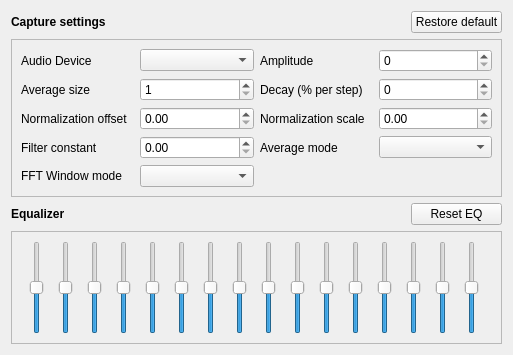
<?xml version="1.0" encoding="UTF-8"?>
<ui version="4.0">
 <class>AudioSettings</class>
 <widget class="QWidget" name="AudioSettings">
  <property name="geometry">
   <rect>
    <x>0</x>
    <y>0</y>
    <width>513</width>
    <height>355</height>
   </rect>
  </property>
  <layout class="QGridLayout" name="gridLayout" columnstretch="0,0,0">
   <item row="2" column="0">
    <widget class="QLabel" name="label_11">
     <property name="font">
      <font>
       <bold>true</bold>
      </font>
     </property>
     <property name="text">
      <string>Equalizer</string>
     </property>
    </widget>
   </item>
   <item row="2" column="1">
    <spacer name="horizontalSpacer">
     <property name="orientation">
      <enum>Qt::Horizontal</enum>
     </property>
     <property name="sizeHint" stdset="0">
      <size>
       <width>40</width>
       <height>20</height>
      </size>
     </property>
    </spacer>
   </item>
   <item row="0" column="0">
    <widget class="QLabel" name="label_10">
     <property name="font">
      <font>
       <bold>true</bold>
      </font>
     </property>
     <property name="text">
      <string>Capture settings</string>
     </property>
    </widget>
   </item>
   <item row="2" column="2">
    <widget class="QPushButton" name="restoreDefaultEQ">
     <property name="text">
      <string>Reset EQ</string>
     </property>
    </widget>
   </item>
   <item row="1" column="0" colspan="3">
    <widget class="QFrame" name="frame">
     <property name="frameShape">
      <enum>QFrame::StyledPanel</enum>
     </property>
     <property name="frameShadow">
      <enum>QFrame::Raised</enum>
     </property>
     <layout class="QGridLayout" name="gridLayout_2">
      <item row="2" column="3">
       <widget class="QSpinBox" name="decay">
        <property name="maximum">
         <number>100</number>
        </property>
       </widget>
      </item>
      <item row="1" column="1">
       <widget class="QComboBox" name="audio_device">
        <property name="sizePolicy">
         <sizepolicy hsizetype="Ignored" vsizetype="Fixed">
          <horstretch>0</horstretch>
          <verstretch>0</verstretch>
         </sizepolicy>
        </property>
        <property name="sizeAdjustPolicy">
         <enum>QComboBox::AdjustToContents</enum>
        </property>
       </widget>
      </item>
      <item row="3" column="0">
       <widget class="QLabel" name="label_6">
        <property name="text">
         <string>Normalization offset</string>
        </property>
       </widget>
      </item>
      <item row="1" column="2">
       <widget class="QLabel" name="label_2">
        <property name="text">
         <string>Amplitude</string>
        </property>
       </widget>
      </item>
      <item row="1" column="3">
       <widget class="QSpinBox" name="amplitude">
        <property name="maximum">
         <number>1000000000</number>
        </property>
       </widget>
      </item>
      <item row="4" column="3">
       <widget class="QComboBox" name="avg_mode"/>
      </item>
      <item row="4" column="0">
       <widget class="QLabel" name="label_8">
        <property name="text">
         <string>Filter constant</string>
        </property>
       </widget>
      </item>
      <item row="3" column="2">
       <widget class="QLabel" name="label_7">
        <property name="text">
         <string>Normalization scale</string>
        </property>
       </widget>
      </item>
      <item row="2" column="2">
       <widget class="QLabel" name="label_3">
        <property name="text">
         <string>Decay (% per step)</string>
        </property>
       </widget>
      </item>
      <item row="2" column="1">
       <widget class="QSpinBox" name="avg_size">
        <property name="minimum">
         <number>1</number>
        </property>
        <property name="maximum">
         <number>256</number>
        </property>
       </widget>
      </item>
      <item row="1" column="0">
       <widget class="QLabel" name="label">
        <property name="text">
         <string>Audio Device</string>
        </property>
       </widget>
      </item>
      <item row="5" column="0">
       <widget class="QLabel" name="label_5">
        <property name="text">
         <string>FFT Window mode</string>
        </property>
       </widget>
      </item>
      <item row="3" column="1">
       <widget class="QDoubleSpinBox" name="nrml_ofst">
        <property name="maximum">
         <double>10.000000000000000</double>
        </property>
        <property name="singleStep">
         <double>0.010000000000000</double>
        </property>
       </widget>
      </item>
      <item row="4" column="2">
       <widget class="QLabel" name="label_9">
        <property name="text">
         <string>Average mode</string>
        </property>
       </widget>
      </item>
      <item row="5" column="1">
       <widget class="QComboBox" name="window_mode"/>
      </item>
      <item row="4" column="1">
       <widget class="QDoubleSpinBox" name="filter_constant">
        <property name="singleStep">
         <double>0.010000000000000</double>
        </property>
       </widget>
      </item>
      <item row="3" column="3">
       <widget class="QDoubleSpinBox" name="nrml_scl">
        <property name="maximum">
         <double>10.000000000000000</double>
        </property>
        <property name="singleStep">
         <double>0.010000000000000</double>
        </property>
       </widget>
      </item>
      <item row="2" column="0">
       <widget class="QLabel" name="label_4">
        <property name="text">
         <string>Average size</string>
        </property>
       </widget>
      </item>
     </layout>
    </widget>
   </item>
   <item row="3" column="0" colspan="3">
    <widget class="QFrame" name="eq">
     <property name="minimumSize">
      <size>
       <width>0</width>
       <height>96</height>
      </size>
     </property>
     <property name="frameShape">
      <enum>QFrame::StyledPanel</enum>
     </property>
     <property name="frameShadow">
      <enum>QFrame::Raised</enum>
     </property>
     <layout class="QGridLayout" name="gridLayout_3">
      <item row="0" column="11">
       <widget class="QTooltipedSlider" name="eq_12">
        <property name="maximum">
         <number>200</number>
        </property>
        <property name="value">
         <number>100</number>
        </property>
        <property name="orientation">
         <enum>Qt::Vertical</enum>
        </property>
       </widget>
      </item>
      <item row="0" column="0">
       <widget class="QTooltipedSlider" name="eq_01">
        <property name="maximum">
         <number>200</number>
        </property>
        <property name="value">
         <number>100</number>
        </property>
        <property name="orientation">
         <enum>Qt::Vertical</enum>
        </property>
       </widget>
      </item>
      <item row="0" column="6">
       <widget class="QTooltipedSlider" name="eq_07">
        <property name="maximum">
         <number>200</number>
        </property>
        <property name="value">
         <number>100</number>
        </property>
        <property name="orientation">
         <enum>Qt::Vertical</enum>
        </property>
       </widget>
      </item>
      <item row="0" column="8">
       <widget class="QTooltipedSlider" name="eq_09">
        <property name="maximum">
         <number>200</number>
        </property>
        <property name="value">
         <number>100</number>
        </property>
        <property name="orientation">
         <enum>Qt::Vertical</enum>
        </property>
       </widget>
      </item>
      <item row="0" column="2">
       <widget class="QTooltipedSlider" name="eq_03">
        <property name="maximum">
         <number>200</number>
        </property>
        <property name="value">
         <number>100</number>
        </property>
        <property name="orientation">
         <enum>Qt::Vertical</enum>
        </property>
       </widget>
      </item>
      <item row="0" column="13">
       <widget class="QTooltipedSlider" name="eq_14">
        <property name="maximum">
         <number>200</number>
        </property>
        <property name="value">
         <number>100</number>
        </property>
        <property name="orientation">
         <enum>Qt::Vertical</enum>
        </property>
       </widget>
      </item>
      <item row="0" column="14">
       <widget class="QTooltipedSlider" name="eq_15">
        <property name="maximum">
         <number>200</number>
        </property>
        <property name="value">
         <number>100</number>
        </property>
        <property name="orientation">
         <enum>Qt::Vertical</enum>
        </property>
       </widget>
      </item>
      <item row="0" column="3">
       <widget class="QTooltipedSlider" name="eq_04">
        <property name="maximum">
         <number>200</number>
        </property>
        <property name="value">
         <number>100</number>
        </property>
        <property name="orientation">
         <enum>Qt::Vertical</enum>
        </property>
       </widget>
      </item>
      <item row="0" column="10">
       <widget class="QTooltipedSlider" name="eq_11">
        <property name="maximum">
         <number>200</number>
        </property>
        <property name="value">
         <number>100</number>
        </property>
        <property name="orientation">
         <enum>Qt::Vertical</enum>
        </property>
       </widget>
      </item>
      <item row="0" column="7">
       <widget class="QTooltipedSlider" name="eq_08">
        <property name="maximum">
         <number>200</number>
        </property>
        <property name="value">
         <number>100</number>
        </property>
        <property name="orientation">
         <enum>Qt::Vertical</enum>
        </property>
       </widget>
      </item>
      <item row="0" column="5">
       <widget class="QTooltipedSlider" name="eq_06">
        <property name="maximum">
         <number>200</number>
        </property>
        <property name="value">
         <number>100</number>
        </property>
        <property name="orientation">
         <enum>Qt::Vertical</enum>
        </property>
       </widget>
      </item>
      <item row="0" column="1">
       <widget class="QTooltipedSlider" name="eq_02">
        <property name="maximum">
         <number>200</number>
        </property>
        <property name="value">
         <number>100</number>
        </property>
        <property name="orientation">
         <enum>Qt::Vertical</enum>
        </property>
       </widget>
      </item>
      <item row="0" column="12">
       <widget class="QTooltipedSlider" name="eq_13">
        <property name="maximum">
         <number>200</number>
        </property>
        <property name="value">
         <number>100</number>
        </property>
        <property name="orientation">
         <enum>Qt::Vertical</enum>
        </property>
       </widget>
      </item>
      <item row="0" column="9">
       <widget class="QTooltipedSlider" name="eq_10">
        <property name="maximum">
         <number>200</number>
        </property>
        <property name="value">
         <number>100</number>
        </property>
        <property name="orientation">
         <enum>Qt::Vertical</enum>
        </property>
       </widget>
      </item>
      <item row="0" column="4">
       <widget class="QTooltipedSlider" name="eq_05">
        <property name="maximum">
         <number>200</number>
        </property>
        <property name="value">
         <number>100</number>
        </property>
        <property name="orientation">
         <enum>Qt::Vertical</enum>
        </property>
       </widget>
      </item>
      <item row="0" column="15">
       <widget class="QTooltipedSlider" name="eq_16">
        <property name="maximum">
         <number>200</number>
        </property>
        <property name="value">
         <number>100</number>
        </property>
        <property name="orientation">
         <enum>Qt::Vertical</enum>
        </property>
       </widget>
      </item>
     </layout>
    </widget>
   </item>
   <item row="0" column="2">
    <widget class="QPushButton" name="restoreDefaultSettings">
     <property name="text">
      <string>Restore default</string>
     </property>
    </widget>
   </item>
  </layout>
 </widget>
 <customwidgets>
  <customwidget>
   <class>QTooltipedSlider</class>
   <extends>QSlider</extends>
   <header location="global">QTooltipedSlider.h</header>
  </customwidget>
 </customwidgets>
 <tabstops>
  <tabstop>restoreDefaultSettings</tabstop>
  <tabstop>audio_device</tabstop>
  <tabstop>amplitude</tabstop>
  <tabstop>avg_size</tabstop>
  <tabstop>decay</tabstop>
  <tabstop>nrml_ofst</tabstop>
  <tabstop>nrml_scl</tabstop>
  <tabstop>filter_constant</tabstop>
  <tabstop>avg_mode</tabstop>
  <tabstop>window_mode</tabstop>
  <tabstop>restoreDefaultEQ</tabstop>
  <tabstop>eq_01</tabstop>
  <tabstop>eq_02</tabstop>
  <tabstop>eq_03</tabstop>
  <tabstop>eq_04</tabstop>
  <tabstop>eq_05</tabstop>
  <tabstop>eq_06</tabstop>
  <tabstop>eq_07</tabstop>
  <tabstop>eq_08</tabstop>
  <tabstop>eq_09</tabstop>
  <tabstop>eq_10</tabstop>
  <tabstop>eq_11</tabstop>
  <tabstop>eq_12</tabstop>
  <tabstop>eq_13</tabstop>
  <tabstop>eq_14</tabstop>
  <tabstop>eq_15</tabstop>
  <tabstop>eq_16</tabstop>
 </tabstops>
 <resources/>
 <connections/>
</ui>
